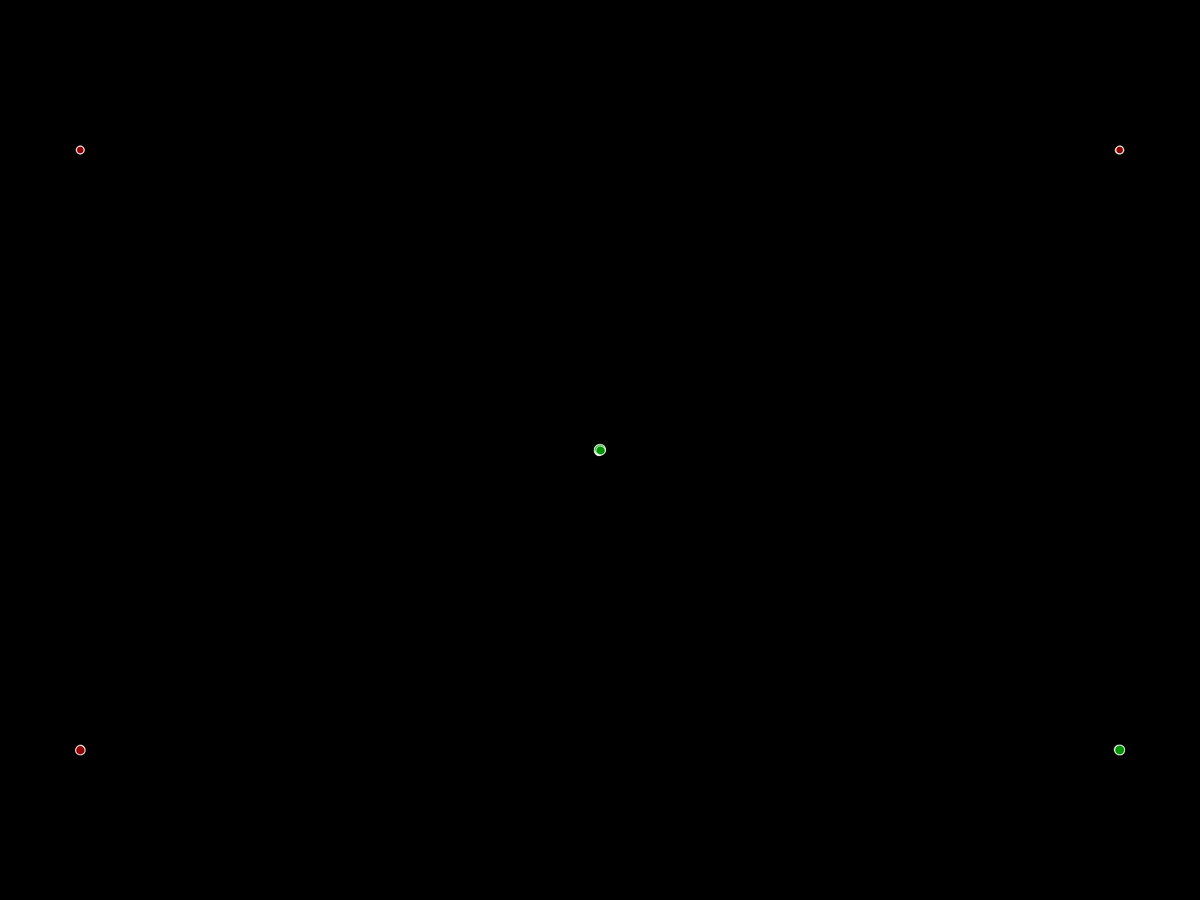
Frame 1 (no input)
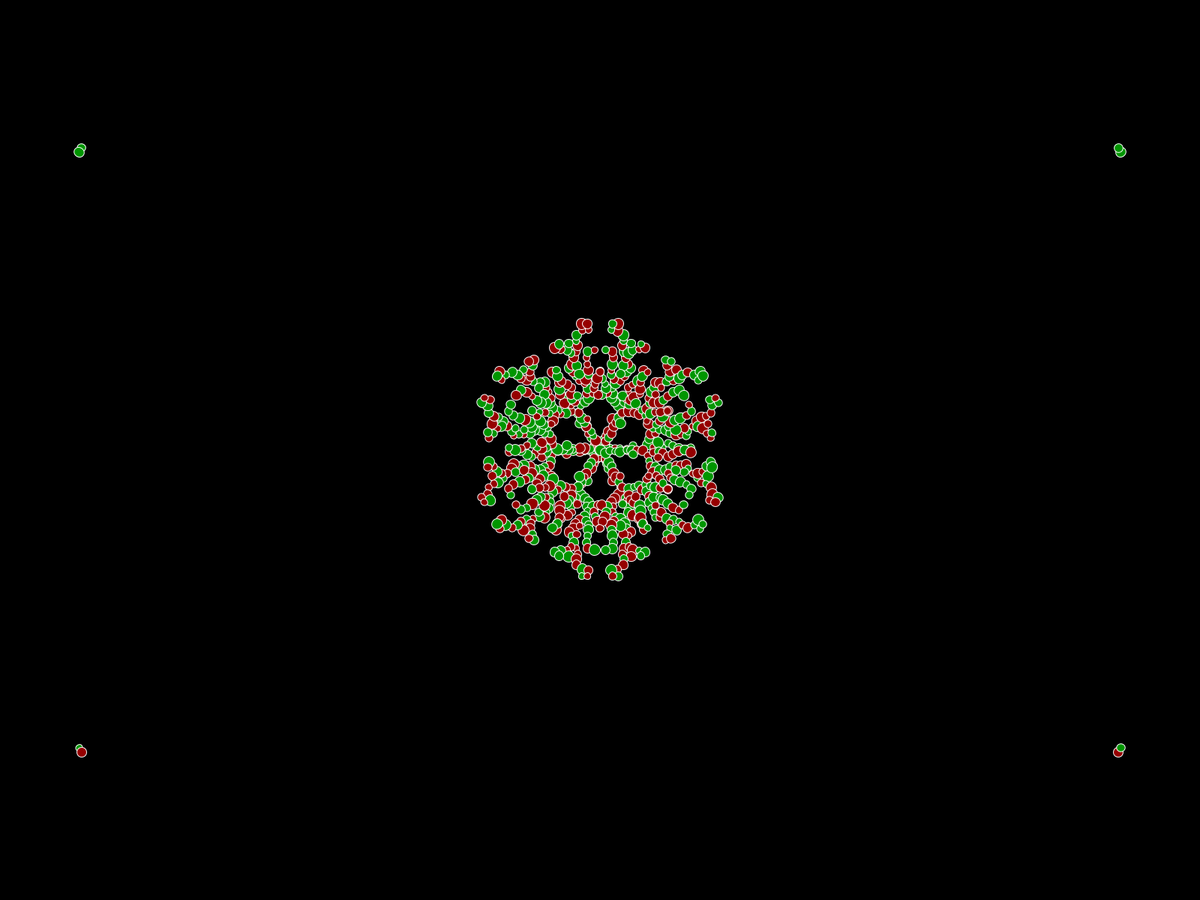
Frame 60 (the mouse pressed at the canvas centre just before this capture)
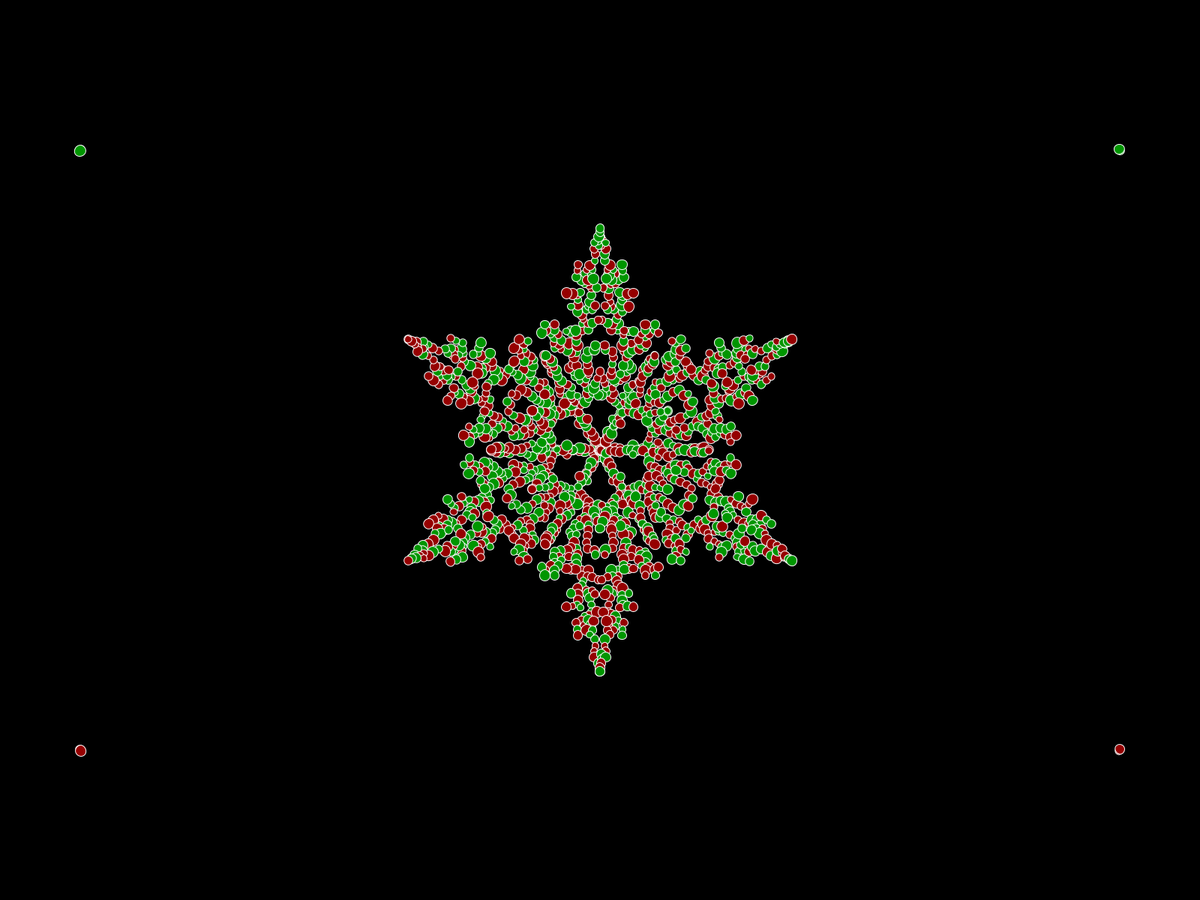
Frame 120 (the mouse held since frame 60 and released just before this capture)

The Processing sketch that drew these frames (run headless with seeded random() and noise(); from frame 60 on, the mouse is pressed at the canvas centre):

// Processing sketch: Snowflake
// ── Snowflake.pde
Particle current;
ArrayList<Particle> snowflake;

void setup() {
  fullScreen();
  current = new Particle(width/2, 0);
  snowflake = new ArrayList<Particle>();
}

void draw() {
  translate(width/2, height/2);
  rotate(PI/6);
  background(0);

  current.update();
  while (!current.finished() && !current.intersects(snowflake)) {
    current.update();
  }
  snowflake.add(current);
  current = new Particle(width/2, random(10));
  for (int i = 0; i < 6; i++) {
    rotate(PI/3);
    current.show();
    for (Particle p : snowflake) {
      p.show();
    }

    pushMatrix();
    scale(1, -1);
    current.show();
    for (Particle p : snowflake) {
      p.show();
    }
    popMatrix();
  }
}

// ── Particle.pde
class Particle {
  PVector pos;
  float r;

  Particle(float x, float y) {
    pos = new PVector(x, y);
    r = 3;
  }

  void update() {
    pos.x -= 1;
    pos.y += random(-3, 3);

    float angle = pos.heading();
    angle = constrain(angle, 0, PI/6);
    float magnitude = pos.mag();
    pos = PVector.fromAngle(angle);
    pos.setMag(magnitude);
  }

  void show() {
    int col = (int)random(2);
    
    if (col == 0) {
      fill(150, 0, 0);
    } else {
      fill(0, 150, 0);
    }

    stroke(255);
    r = random(3,5);
    ellipse(pos.x, pos.y, r*3, r*3);
  }

  boolean intersects(ArrayList<Particle> snowflake) {
    boolean result = false;
    for (Particle s : snowflake) {
      float d = dist(s.pos.x, s.pos.y, this.pos.x, this.pos.y);
      if (d < r*2) {
        result = true;
        break;
      }
    }

    return result;
  }

  boolean finished() {
    return(pos.x < 1);
  }
}
